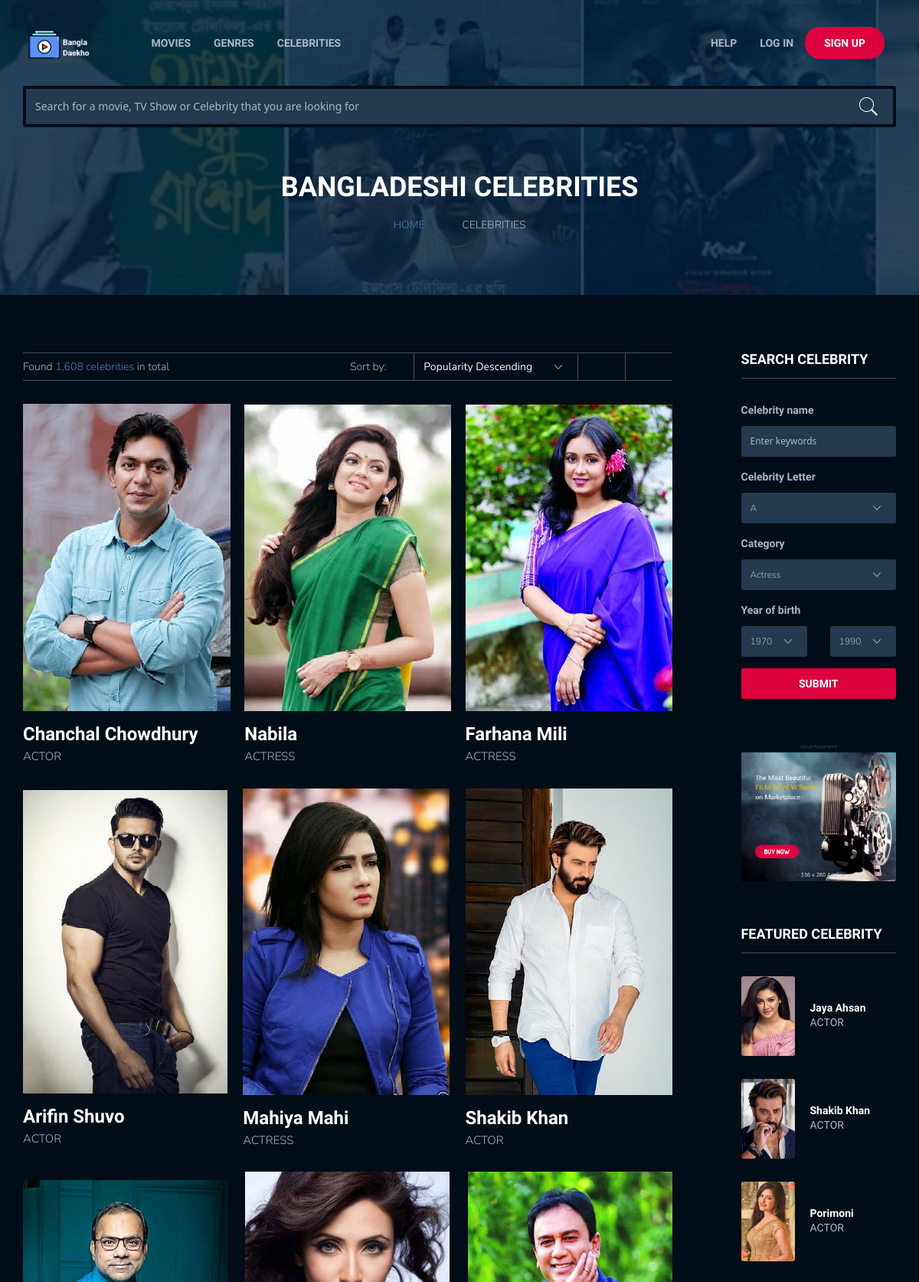
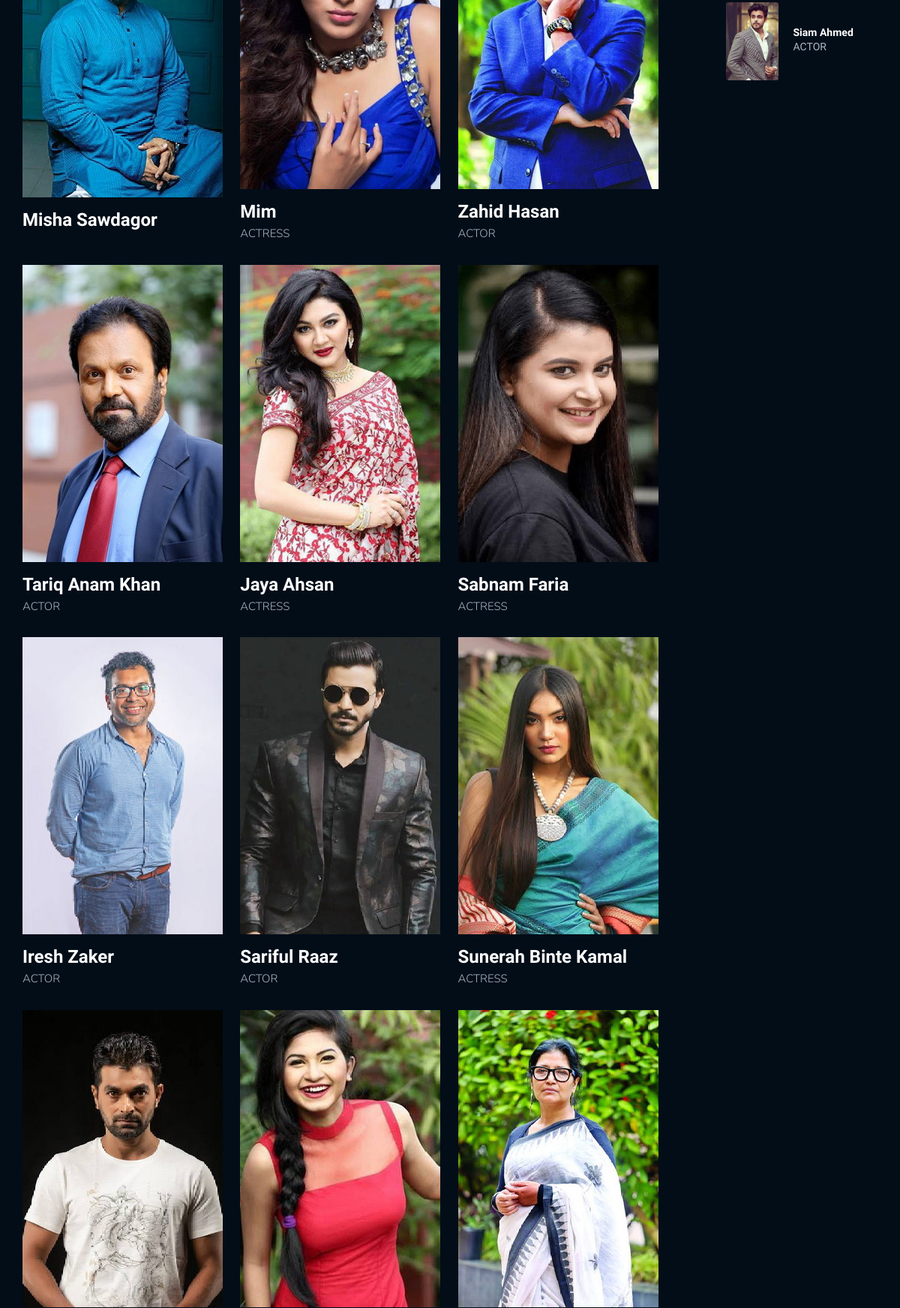
Page /celebrities.html (upper part) on the committed database (2 pictures, top to bottom).
### movie/models.py (models this page shows, shortened)
class Cast(models.Model):
    name = models.CharField(max_length=64)
    gender = models.CharField(max_length=6, choices=Genders, default='Male')
    date_of_birth = models.DateField(null=True, blank=True)
    overview = models.CharField(max_length=1000, default='Not Updated Yet')
    biography = models.CharField(max_length=10000, default='Not Updated Yet')
    movies = models.ManyToManyField(Movie, blank=True, related_name="cast_movie")

### movie/views.py (the view)
# urls.py: path('celebrities.html',views.celebrities,name='celebrities'),
def celebrities(request):
    return render(request,'celebrities.html',{
        "celebrities":Cast.objects.all()
    })

### movie/templates/celebrities.html (shortened to what this page needs)
{% extends "layout.html" %}
{% load static %}
{% block body %}
<div class="hero common-hero">
	<div class="container">
		<div class="row">
			<div class="col-md-12">
				<div class="hero-ct">
					<h1>Bangladeshi Celebrities</h1>
					<ul class="breadcumb">
						<li class="active"><a href="home.html">Home</a></li>
						<li> <span class="ion-ios-arrow-right"></span> Celebrities</li>
					</ul>
				</div>
			</div>
		</div>
	</div>
</div>
<div class="page-single">
	<div class="container">
		<div class="row ipad-width2">
			<div class="col-md-9 col-sm-12 col-xs-12">
				<div class="topbar-filter">
					<p>Found <span>1,608 celebrities</span> in total</p>
					<label>Sort by:</label>
					<select>
						<option value="popularity">Popularity Descending</option>
					</select>
					<a href="celebritylist.html" class="list"><i class="ion-ios-list-outline "></i></a>
					<a href="celebritygrid01.html" class="grid"><i class="ion-grid active"></i></a>
				</div>
				<div class="celebrity-items">
					{% for celeb in celebrities %}
					<div class="ceb-item">
						<a href="{% url 'celebrity' celeb.id %}"><img src='{% static "" %}movie/images/uploads/{{celeb.name}}.jpg' alt=""></a>
						<div class="ceb-infor">
							<h2><a href="celebritylist.html">{{celeb.name}}</a></h2>
							{% if celeb.gender == "MALE" %}
							<span>Actor</span>
							{% endif %}
							{% if celeb.gender == "FEMALE" %}
							<span>Actress</span>
							{% endif %}
						</div>
					</div>
					{% endfor %}
				</div>
			</div>
			<div class="col-md-3 col-xs-12 col-sm-12">
				<div class="sidebar">
						<div class="searh-form">
						<h4 class="sb-title">Search celebrity</h4>
						<form class="form-style-1 celebrity-form" action="#">
							<div class="row">
								<div class="col-md-12 form-it">
									<label>Celebrity name</label>
									<input type="text" placeholder="Enter keywords">
								</div>
								<div class="col-md-12 form-it">
									<label>Celebrity Letter</label>
									<select>
									  <option value="range">A</option>
									</select>
								</div>
								<div class="col-md-12 form-it">
									<label>Category</label>
									<select>
									  <option value="range">Actress</option>
									</select>
								</div>
								<div class="col-md-12 form-it">
									<label>Year of birth</label>
									<div class="row">
										<div class="col-md-6">
											<select>
											  <option value="range">1970</option>
											</select>
										</div>
										<div class="col-md-6">
											<select>
											  <option value="range">1990</option>
											</select>
										</div>
									</div>
								</div>
								<div class="col-md-12 ">
									<input class="submit" type="submit" value="submit">
								</div>
							</div>
						</form>
					</div>
					<div class="ads">
						<img src="{% static 'movie/images/uploads/ads1.png' %}" alt="">
					</div>
					<div class="celebrities">
						<h4 class="sb-title">featured celebrity</h4>
						<div class="celeb-item">
							<a href="#"><img src="{% static 'movie/images/uploads/Jaya.jpg' %}" alt="" width="70" height="70"></a>
							<div class="celeb-author">
								<h6><a href="http://127.0.0.1:8000/celebrities/17">Jaya Ahsan</a></h6>
								<span>Actor</span>
							</div>
						</div>
						<div class="celeb-item">
							<a href="#"><img src="{% static 'movie/images/uploads/Shakib.jpg' %}" alt="" width="70" height="70"></a>
							<div class="celeb-author">
								<h6><a href="http://127.0.0.1:8000/celebrities/6">Shakib Khan</a></h6>
								<span>Actor</span>
							</div>
						</div>
						<div class="celeb-item">
							<a href="#"><img src="{% static 'movie/images/uploads/Pori.jpg' %}" alt="" width="70" height="70"></a>
							<div class="celeb-author">
								<h6><a href="#">Porimoni</a></h6>
								<span>Actor</span>
							</div>
						</div>
						<div class="celeb-item">
							<a href="#"><img src="{% static 'movie/images/uploads/Siam.jpg' %}" alt="" width="70" height="70"></a>
							<div class="celeb-author">
								<h6><a href="http://127.0.0.1:8000/celebrities/35">Siam Ahmed</a></h6>
								<span>Actor</span>
							</div>
						</div>
					</div>
				</div>
			</div>
		</div>
	</div>
</div>
{% endblock %}

### rows in the picture
Cast: name (picture), name "Chanchal Chowdhury", gender "ACTOR"
Cast: name (picture), name "Nabila", gender "ACTRESS"
Cast: name (picture), name "Farhana Mili", gender "ACTRESS"
Cast: name (picture), name "Arifin Shuvo", gender "ACTOR"
Cast: name (picture), name "Mahiya Mahi", gender "ACTRESS"
Cast: name (picture), name "Shakib Khan", gender "ACTOR"
Cast: name (picture), name "Misha Sawdagor"
Cast: shows a picture, name "Mim", gender "ACTRESS"
Cast: name (picture), name "Zahid Hasan", gender "ACTOR"
Cast: name (picture), name "Tariq Anam Khan", gender "ACTOR"
Cast: name (picture), name "Jaya Ahsan", gender "ACTRESS"
Cast: name (picture), name "Sabnam Faria", gender "ACTRESS"
Cast: name (picture), name "Iresh Zaker", gender "ACTOR"
Cast: name (picture), name "Sariful Raaz", gender "ACTOR"
Cast: name (picture), name "Sunerah Binte Kamal", gender "ACTRESS"
Cast: name (picture)
Cast: name (picture)
Cast: name (picture)
